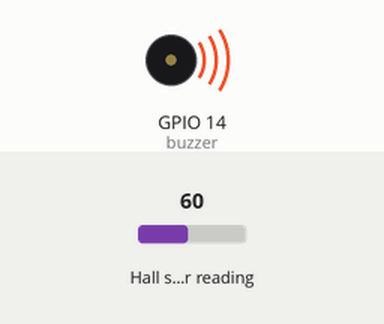
Simulated run of this program. Board: ESP32 board running MicroPython. On the bench: buzzer (waves = sounding). Inputs (shaded band) come from the test bench; at power-on: Hall sensor reading 60. What the program prints to the serial console is not drawn.

Above: at 0.1 s.
Timing chart, 0 to 1.6 s (numbered marks = the images above):
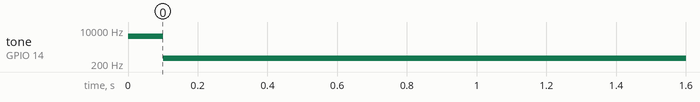

Measured:
- by itself, tone on GPIO 14 (buzzer): silent → 5000 Hz at 0.00 s, → 380 Hz 0.10 s later

The program:

Check_box.py
```python
import esp32,time
from machine import Pin,PWM
buzzer = PWM(Pin(14,Pin.OUT),freq=0,duty=512)
while True:
    data = esp32.hall_sensor()
    print(data)
    time.sleep(0.1)
    if(data>0):
        buzzer.freq(380)
        pass
    else:
        buzzer.freq(0)
```
